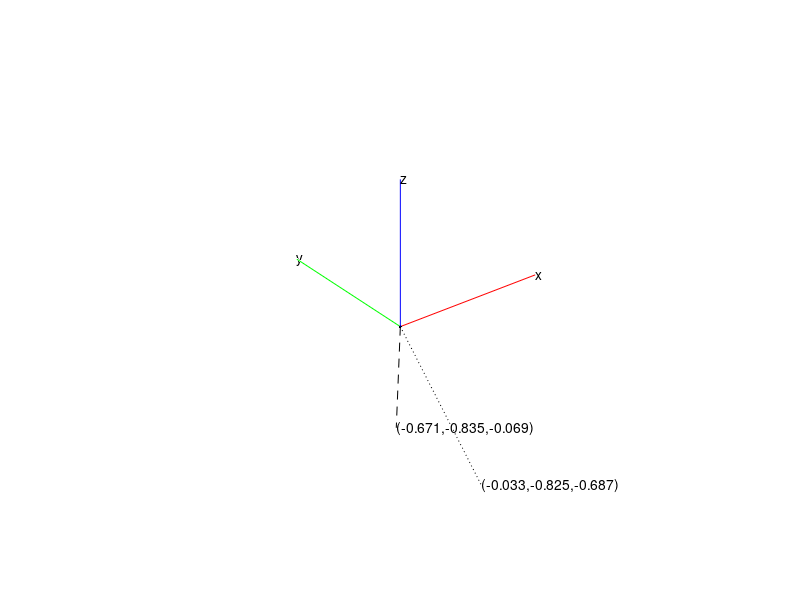

Write the MATLAB code that produced this figure.
% rand(3,1) generates a random 3 by one column vector. We use this u to plot
u=rand(3,1)*2-1;

% plot the origin
plot3(0,0,0,'.k')

% axis setting
axis vis3d
axis off
hold on
%%%%% your code starts here %%%%%
% generate a random rotation matrix R
theta = 2*pi * rand(1,1);
Rx = [1 0 0;0 cos(theta) -sin(theta);0 sin(theta) cos(theta)];
Ry = [cos(theta) 0 sin(theta);0 1 0;-sin(theta) 0 cos(theta)];
Rz = [cos(theta) -sin(theta) 0;sin(theta) cos(theta) 0;0 0 1];
R = Rx*Ry*Rz;

% Another method
% R = rand(3,3);
% R = orth(R);

% plot the x axis 
plot3([0,1],[0,0],[0,0],'r');
text(1,0,0,'x')

% plot the y axis 
plot3([0,0],[0,1],[0,0],'g');
text(0,1,0,'y')

% plot the z axis 
plot3([0,0],[0,0],[0,1],'b');
text(0,0,1,'z')

% plot the original vector u
plot3([0 u(1,:)],[0 u(2,:)],[0 u(3,:)],'--k');
text(u(1,:),u(2,:),u(3,:),['(',num2str(u(1,:),'%.3f'),',',num2str(u(2,:),'%.3f'),',',num2str(u(3,:),'%.3f'),')'])

% apply rotation and calcuate v plot the vector after rotation v

v = R*u;

% plot the new vector v
plot3([0 v(1,:)],[0 v(2,:)],[0 v(3,:)],':k');
text(v(1,:),v(2,:),v(3,:),['(',num2str(v(1,:),'%.3f'),',',num2str(v(2,:),'%.3f'),',',num2str(v(3,:),'%.3f'),')'])
